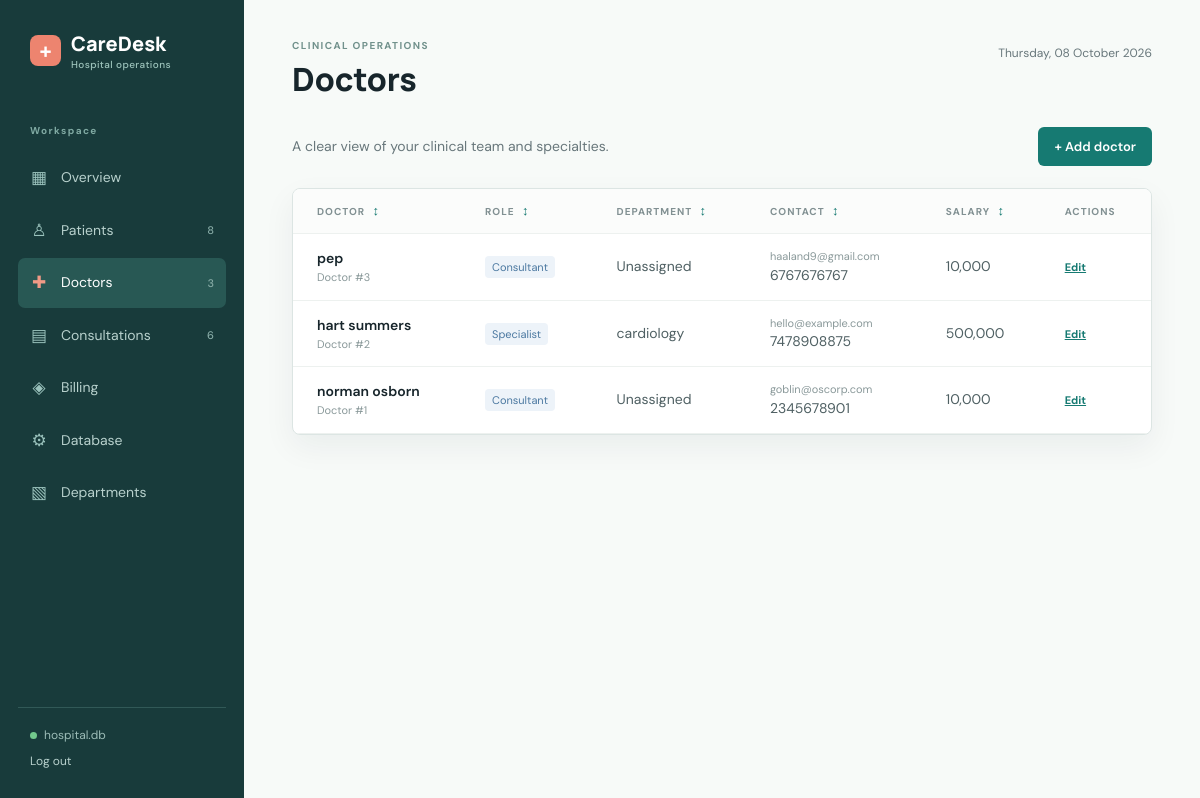
/doctors (signed in), run on the app's committed database.
### tables this page shows
CREATE TABLE "Doctor" (
    "ID"         INTEGER PRIMARY KEY AUTOINCREMENT,
    "Name"       TEXT NOT NULL,
    "Type"       TEXT,
    "Email"      TEXT NOT NULL UNIQUE,
    "PhoneNo"    TEXT NOT NULL UNIQUE,
    "birthdate"  TEXT,
    "Department" INTEGER,
    "Salary"     INTEGER NOT NULL DEFAULT 10000 CHECK("Salary" > 1000),
    FOREIGN KEY ("Department") REFERENCES "Department"("ID")
);

CREATE TABLE "Department" (
    "ID"    INTEGER PRIMARY KEY AUTOINCREMENT,
    "Name"  TEXT NOT NULL UNIQUE
);

### app.py (the view)
@app.route("/doctors")
def doctors():
    records = fetch_all(
        '''SELECT d.*, dept."Name" AS department_name
           FROM "Doctor" d LEFT JOIN "Department" dept ON dept."ID" = d."Department"
           ORDER BY d."ID" DESC'''
    )
    return render_template("doctors.html", records=records)

### app.py (called while the page is built, shortened)
@app.before_request
def require_login():
    public_endpoints = {"login", "static"}
    if request.endpoint not in public_endpoints and not session.get("logged_in"):
        return redirect(url_for("login"))

def get_db():
    if "db" not in g:
        g.db = sqlite3.connect(app.config["DATABASE"])
        g.db.row_factory = sqlite3.Row
        g.db.execute("PRAGMA foreign_keys = ON")
    return g.db

def fetch_all(query, parameters=()):
    return get_db().execute(query, parameters).fetchall()

def fetch_one(query, parameters=()):
    return get_db().execute(query, parameters).fetchone()

@app.context_processor
def inject_navigation_counts():
    return {
        "now": datetime.now,
        "database_name": Path(app.config["DATABASE"]).name,
        "nav_counts": {
            "patients": fetch_one('SELECT COUNT(*) AS count FROM "Patient"')["count"],
            "doctors": fetch_one('SELECT COUNT(*) AS count FROM "Doctor"')["count"],
            "consultations": fetch_one('SELECT COUNT(*) AS count FROM "Consultation"')["count"],
        }
    }

### templates/doctors.html
{% extends 'base.html' %}{% block title %}Doctors{% endblock %}{% block heading %}Doctors{% endblock %}
{% block content %}<div class="page-actions">
    <p class="page-intro">A clear view of your clinical team and specialties.</p><a class="button"
        href="{{ url_for('new_doctor') }}">+ Add doctor</a>
</div>
<section class="panel">
    <div class="table-wrap">
        <table>
            <thead>
                <tr>
                    <th data-sort-col="0">Doctor <button class="sort-button" type="button">↕</button></th>
                    <th data-sort-col="1">Role <button class="sort-button" type="button">↕</button></th>
                    <th data-sort-col="2">Department <button class="sort-button" type="button">↕</button></th>
                    <th data-sort-col="3">Contact <button class="sort-button" type="button">↕</button></th>
                    <th data-sort-col="4">Salary <button class="sort-button" type="button">↕</button></th>
                    <th>Actions</th>
                </tr>
            </thead>
            <tbody>{% for r in records %}<tr>
                    <td><strong>{{ r.Name }}</strong><small class="subline">Doctor #{{ r.ID }}</small></td>
                    <td><span class="tag blue-tag">{{ r.Type or 'Medical staff' }}</span></td>
                    <td>{{ r.department_name or 'Unassigned' }}</td>
                    <td><span class="subline">{{ r.Email }}</span>{{ r.PhoneNo }}</td>
                    <td>{{ '{:,.0f}'.format(r.Salary) }}</td>
                    <td><a class="text-link" href="{{ url_for('edit_doctor', doctor_id=r.ID) }}">Edit</a></td>
                </tr>{% else %}<tr>
                    <td colspan="6" class="empty">No doctors have been added yet.</td>
                </tr>{% endfor %}</tbody>
        </table>
    </div>
</section>{% endblock %}

### static/style.css (style rules this page uses)
:root { --ink: #17252b; --muted: #68777b; --line: #dce5e3; --paper: #f7faf8; --white: #fff; --teal: #167a72; --teal-dark: #105d57; --coral: #e97967; --blue: #5f8fc2; --green: #69a77d; --gold: #d6a858; --shadow: 0 12px 32px rgba(23, 37, 43, .06) }
* { box-sizing: border-box }
body { margin: 0; background: var(--paper); color: var(--ink); font: 14px/1.5 'DM Sans', sans-serif }
.button { display: inline-block; border: 0; border-radius: 6px; background: var(--teal); color: #fff; padding: 11px 16px; text-decoration: none; font: 600 13px 'DM Sans', sans-serif; cursor: pointer }
.stat-link, .text-link { color: var(--teal); font-size: 11px; font-weight: 700 }
.panel { background: #fff; border: 1px solid var(--line); border-radius: 8px; box-shadow: var(--shadow); overflow: hidden }
.table-wrap { overflow-x: auto }
table { width: 100%; border-collapse: collapse; min-width: 650px }
th, td { text-align: left; padding: 14px 24px; border-bottom: 1px solid #edf1ef; white-space: nowrap }
th { font-size: 10px; color: #819092; letter-spacing: .1em; text-transform: uppercase; background: #fbfcfb }
.sort-button { border: 0; background: transparent; color: var(--teal); padding: 0 0 0 4px; font-size: 13px; cursor: pointer }
td { color: #4f6063 }
td strong { color: var(--ink); font-weight: 600 }
.subline { display: block; color: #8a999a; font-size: 11px }
.tag { background: #edf5f2; color: #2e766d; border-radius: 4px; padding: 4px 7px; font-size: 11px }
.blue-tag { background: #edf3f9; color: #4b78a0 }
.page-actions { display: flex; align-items: center; justify-content: space-between; margin: -6px 0 22px }
.page-intro { color: var(--muted); margin: 0 }

### data on the page
Doctor: Name "pep", ID "3", Type "Consultant", department_name "Unassigned", Email "haaland9@gmail.com", PhoneNo "6767676767", Salary "10,000"
Doctor: Name "hart summers", ID "2", Type "Specialist", Name "cardiology", Email "hello@example.com", PhoneNo "7478908875", Salary "500,000"
Doctor: Name "norman osborn", ID "1", Type "Consultant", department_name "Unassigned", Email "goblin@oscorp.com", PhoneNo "2345678901", Salary "10,000"

### other printed values
{{ nav_counts.patients }} "8"
{{ nav_counts.doctors }} "3"
{{ nav_counts.consultations }} "6"
{{ database_name }} "hospital.db"
